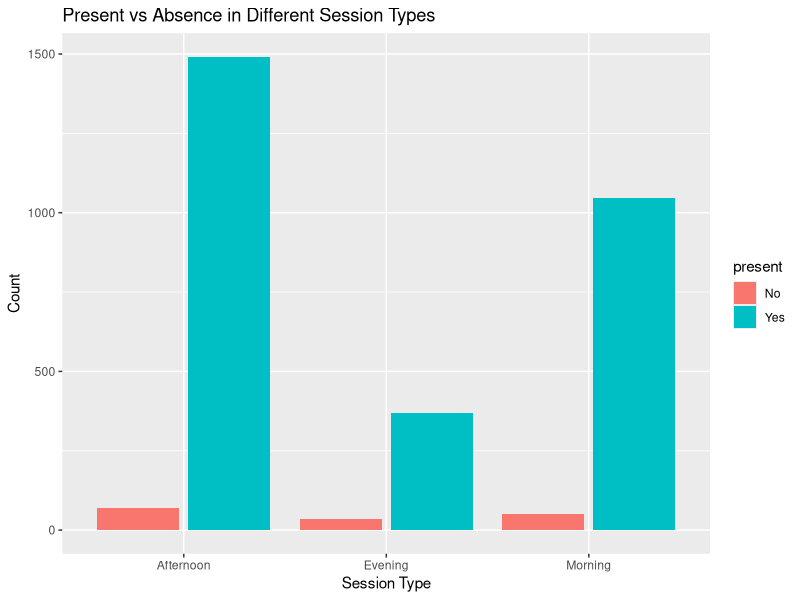
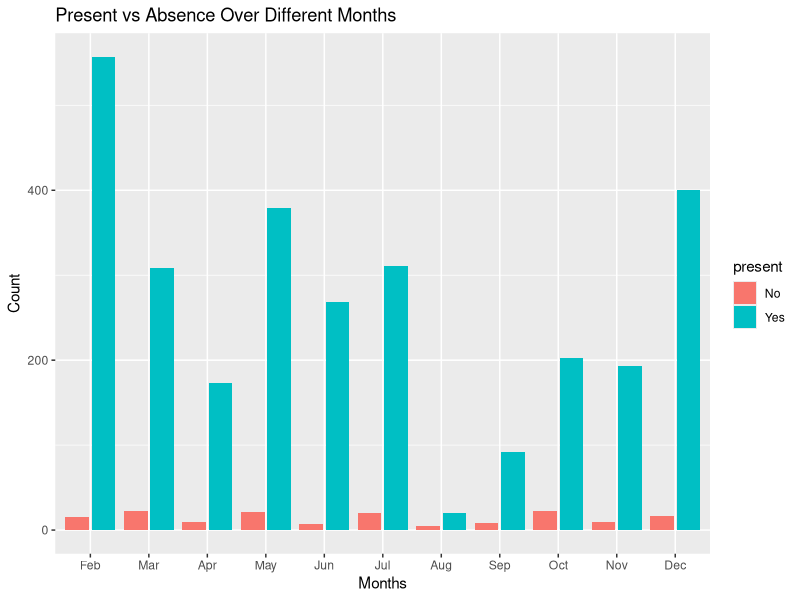
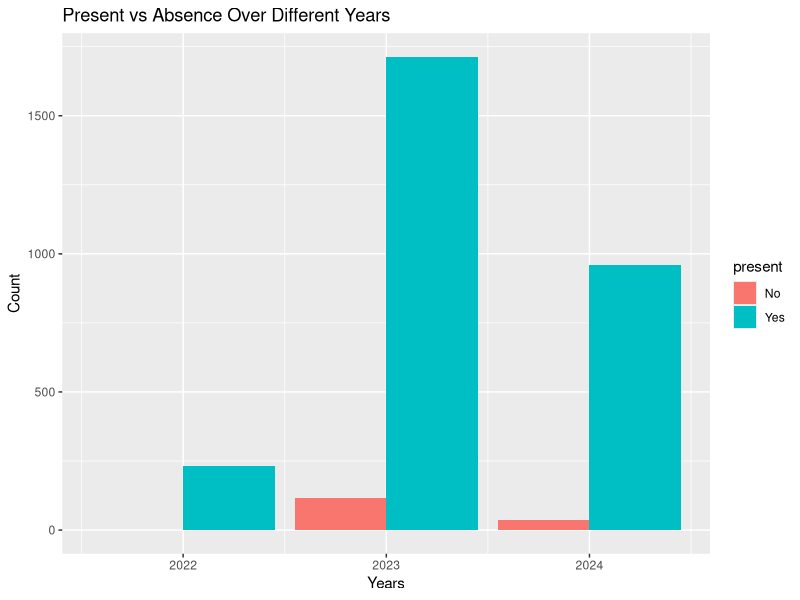

Write the R code that produced these figures, in order.
## ---- chunk 1
#| include: false
#| warning: false
#| message: false

library(tidyverse)
library(dplyr)

cleaned_data <- read_csv(here::here("data/cleaned_data/cleaned_data.csv"))
## ---- chunk 2
#| label: fig-count
#| fig-cap: Count of Number of Sessions per Year, Month, & Type
#| echo: false

table(cleaned_data$session_type)

cleaned_data$session_month <- factor(cleaned_data$session_month, levels = month.abb)
table(cleaned_data$session_month)

table(cleaned_data$session_year)
## ---- chunk 3
#| label: fig-session_type
#| fig-cap: Comparison of Attendance in Morning, Afternoon, vs Evening Session
#| echo: false

ggplot(cleaned_data, aes(x = session_type, fill = present)) +
  geom_bar(position = "dodge2") + 
  labs(
    title = "Present vs Absence in Different Session Types",
    x = "Session Type",
    y = "Count"
  )
## ---- chunk 4
#| label: fig-session_month
#| fig-cap: Comparison of Attendance over Different Months
#| echo: false

cleaned_data |> 
  ggplot(aes(x = session_month, fill = present)) +
  geom_bar(position = "dodge2") + 
  labs(
    title = "Present vs Absence Over Different Months",
    x = "Months",
    y = "Count"
  )
## ---- chunk 5
#| label: fig-session_year
#| fig-cap: Comparison of Attendance between 2022 to 2024
#| echo: false

cleaned_data |> 
  ggplot(aes(x = session_year, fill = present)) +
  geom_bar(position = "dodge") + 
  labs(
    title = "Present vs Absence Over Different Years",
    x = "Years",
    y = "Count"
  )
